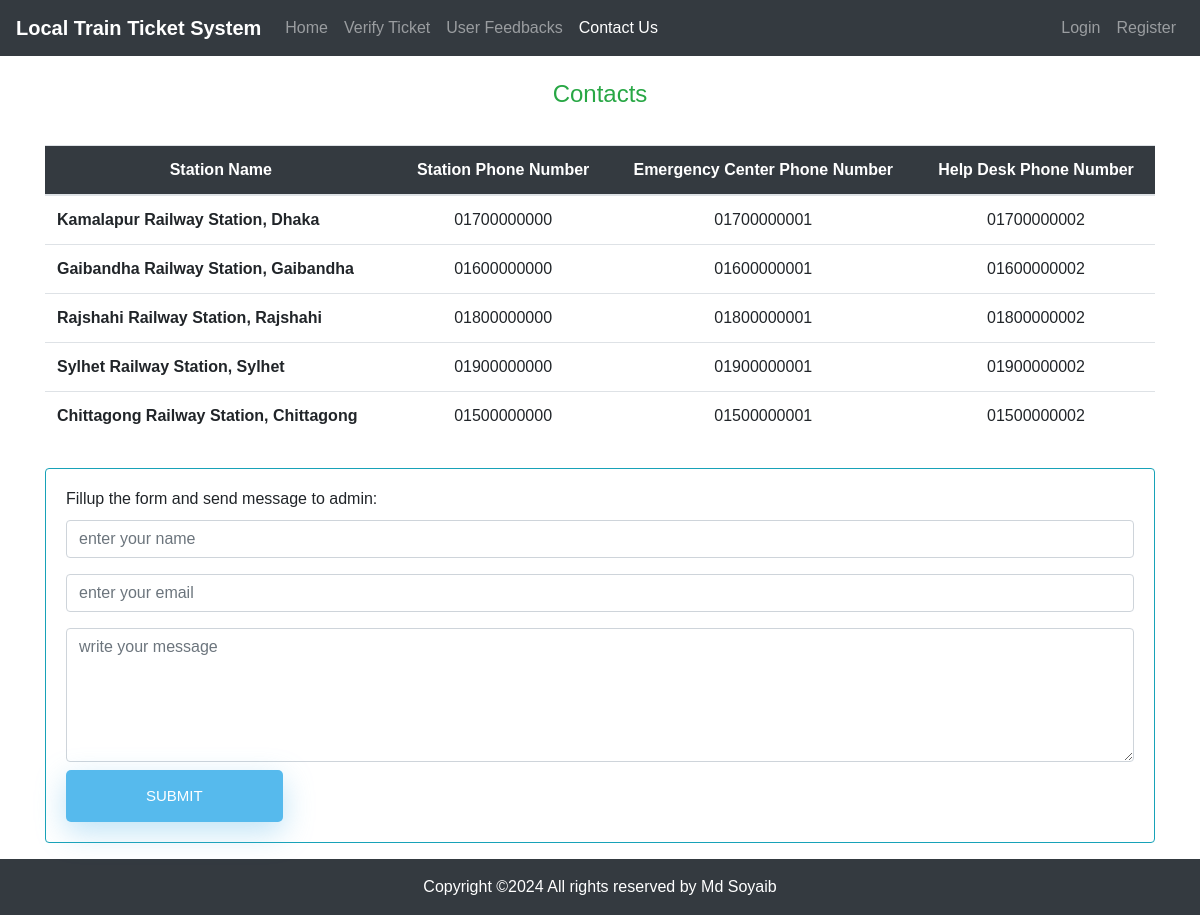
The app's page /contact with its own data.
### app/models.py (models this page shows)
class ContactNumber(models.Model):
    station = models.OneToOneField(Station, on_delete=models.CASCADE, null=True, blank=True)
    station_phone = models.CharField(verbose_name=_("Station Phone Number"), max_length=255, null=True, blank=True)
    emergency_center = models.CharField(verbose_name=_("Emergency Center Phone Number"), max_length=255, null=True, blank=True)
    help_desk = models.CharField(verbose_name=_("Help Desk Phone Number"), max_length=255, null=True, blank=True)
    created_at = models.DateTimeField(auto_now_add=True, blank=True, null=True)
    updated_at = models.DateTimeField(auto_now=True, blank=True, null=True)

class Station(models.Model):
    name = models.CharField(verbose_name=_("Station Name"), max_length=255, null=True, blank=True)
    place = models.CharField(max_length=255, null=True, blank=True)
    created_at = models.DateTimeField(auto_now_add=True, blank=True, null=True)
    updated_at = models.DateTimeField(auto_now=True, blank=True, null=True)
    def __str__(self):
        return f"{self.name}, {self.place}"

### app/views.py (the view, shortened to what this page needs)
# urls.py: path('contact', Contact.as_view(), name="contact"),
class Contact(View):
    def get(self, request):
        contact = ContactNumber.objects.all()
        return render(request, 'contact.html', {'contact': contact})

### templates/contact.html (shortened to what this page needs)
{% extends 'base.html' %}
{% block content %}
    <div class="container">
        <div class="row">
            <div class="col-lg-12 text-center p-4 text-success">
                <h4>Contacts</h4>
            </div>
            <div class="col-lg-12 m-1 mx-auto">
                <table class="table table-hover">
                    <thead class="bg-dark text-white text-center">
                      <tr>
                        <th scope="col">Station Name</th>
                        <th scope="col">Station Phone Number</th>
                        <th scope="col">Emergency Center Phone Number</th>
                        <th scope="col">Help Desk Phone Number</th>
                      </tr>
                    </thead>
                    <tbody>
                      {% for contact in contact %}
                      <tr>
                        <th scope="row">{{contact.station}}</th>
                        <td class="text-center">{{contact.station_phone}}</td>
                        <td class="text-center">{{contact.emergency_center}}</td>
                        <td class="text-center">{{contact.help_desk}}</td>
                      </tr>
                      {% endfor %}
                    </tbody>
                  </table>
            </div>
            <div class="col-lg-12 m-2 mx-auto">
                <div class="card border border-info">
                    <div class="card-body">
                        <form method="post" action="contact">
                            <h6 class="card-title">Fillup the form and send message to admin: </h6>
                            <div class="form-group">
                                <input type="text" name="name" class="form-control" id="name" placeholder="enter your name">
                            </div>
                            <div class="form-group">
                                <input type="email" name="email" class="form-control" id="email" placeholder="enter your email">
                            </div>
                            <textarea class="form-control" rows="5" id="message" name="message" placeholder="write your message"></textarea>
                            <input type="submit" class="fourth ml-0 mt-2 mb-0" value="submit">
                        </form>
                    </div>
                </div>
            </div>
        </div>
    </div>
{% endblock content %}

### templates/base.html (shortened to what this page needs)
<!DOCTYPE html>
<html lang="en">
<head>
    <link rel="stylesheet" href="/static/css/bootstrap.min.css" type="text/css">
    <link rel="stylesheet" href="/static/css/style.css" type="text/css">
    <link rel="stylesheet" href="https://cdnjs.cloudflare.com/ajax/libs/font-awesome/6.0.0/css/all.min.css" type="text/css">
</head>
<body>
<nav class="navbar navbar-expand-lg navbar-dark bg-dark">
    <a class="navbar-brand" href="{% url 'home' %}"><b>Local Train Ticket System</b></a>
    <div class="collapse navbar-collapse" id="navbarSupportedContent">
        <ul class="navbar-nav mr-auto">
            {% url 'home' as url %}
            <li class="{% if request.path == url %}active{% endif %}">
                <a class="nav-link" href="{% url 'home' %}">Home <span class="sr-only">(current)</span></a>
            </li>
            {% url 'verify_ticket' as url %}
            <li class="{% if request.path == url %}active{% endif %}">
                <a class="nav-link" href="{% url 'verify_ticket' %}">Verify Ticket<span class="sr-only"></a>
            </li>
            {% url 'feedback' as url %}
            <li class="{% if request.path == url %}active{% endif %}">
                <a class="nav-link" href="{% url 'feedback' %}">User Feedbacks</a>
            </li>
            {% url 'contact' as url %}
            <li class="{% if request.path == url %}active{% endif %}">
                <a class="nav-link" href="{% url 'contact' %}">Contact Us</a>
            </li>
        </ul>
        <ul class="navbar-nav">
            {% if not user.is_authenticated %}
            {% url 'login' as url %}
            <li class="{% if request.path == url %}active{% endif %}">
                <a class="nav-link" href="{% url 'login' %}">Login</a>
            </li>
            {% url 'signup' as url %}
            <li class="{% if request.path == url %}active{% endif %}">
                <a class="nav-link" href="{% url 'signup' %}">Register</a>
            </li>
            {% endif %}
        </ul>
    </div>
</nav>
{% block content %}
{% endblock content %}
<footer class="bg-light text-center text-lg-start mt-2">
    <div class="text-center p-3 bg-dark" style="color:white;">
        Copyright &copy;<script>document.write(new Date().getFullYear());</script>
        All rights reserved by Md Soyaib
    </div>
</footer>
</body>
</html>

### static/css/style.css (style rules this page uses)
body { font-family: "Poppins", sans-serif; height: 110vh; }
a { color: #0b6bbe; display:inline-block; text-decoration: none; font-weight: 400; }
input[type=button], input[type=submit], input[type=reset] { background-color: #56baed; border: none; color: white; padding: 15px 80px; text-align: center; text-decoration: none; display: inline-block; text-transform: uppercase; font-size: 15px; -webkit-box-shadow: 0 10px 30px 0 rgba(95,186,233,0.4); box-shadow: 0 10px 30px 0 rgba(95,186,233,0.4); -webkit-border-radius: 5px 5px 5px 5px; border-radius: 5px 5px 5px 5px; margin: 5px 20px 40px 20px; -webkit-transition: all 0.3s ease-in-out; -moz-transition: all 0.3s ease-in-out; -ms-transition: all 0.3s ease-in-out; -o-transition: all 0.3s ease-in-out; transition: all 0.3s ease-in-out; }
input[type=text]:placeholder { color: #cccccc; }

### records on screen
ContactNumber: station "Kamalapur Railway Station, Dhaka", station_phone "01700000000", emergency_center "01700000001", help_desk "01700000002"
ContactNumber: station "Gaibandha Railway Station, Gaibandha", station_phone "01600000000", emergency_center "01600000001", help_desk "01600000002"
ContactNumber: station "Rajshahi Railway Station, Rajshahi", station_phone "01800000000", emergency_center "01800000001", help_desk "01800000002"
ContactNumber: station "Sylhet Railway Station, Sylhet", station_phone "01900000000", emergency_center "01900000001", help_desk "01900000002"
ContactNumber: station "Chittagong Railway Station, Chittagong", station_phone "01500000000", emergency_center "01500000001", help_desk "01500000002"
